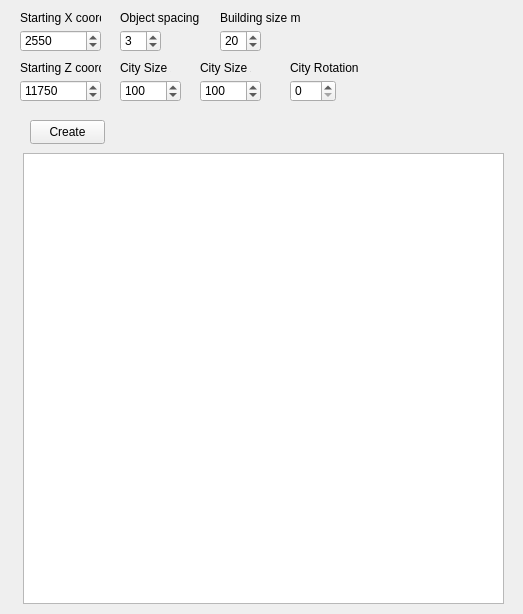
<?xml version="1.0" encoding="UTF-8"?>
<ui version="4.0">
 <class>WidgetClass</class>
 <widget class="QWidget" name="WidgetClass">
  <property name="geometry">
   <rect>
    <x>0</x>
    <y>0</y>
    <width>523</width>
    <height>614</height>
   </rect>
  </property>
  <property name="windowTitle">
   <string>City Creator</string>
  </property>
  <widget class="QPushButton" name="Create">
   <property name="geometry">
    <rect>
     <x>30</x>
     <y>120</y>
     <width>75</width>
     <height>24</height>
    </rect>
   </property>
   <property name="text">
    <string>Create</string>
   </property>
  </widget>
  <widget class="QSpinBox" name="ObjectSpacing">
   <property name="geometry">
    <rect>
     <x>120</x>
     <y>30</y>
     <width>41</width>
     <height>22</height>
    </rect>
   </property>
   <property name="value">
    <number>3</number>
   </property>
  </widget>
  <widget class="QLabel" name="label">
   <property name="geometry">
    <rect>
     <x>120</x>
     <y>10</y>
     <width>81</width>
     <height>16</height>
    </rect>
   </property>
   <property name="text">
    <string>Object spacing m</string>
   </property>
  </widget>
  <widget class="QSpinBox" name="CitySizeX">
   <property name="geometry">
    <rect>
     <x>120</x>
     <y>80</y>
     <width>61</width>
     <height>22</height>
    </rect>
   </property>
   <property name="maximum">
    <number>10000</number>
   </property>
   <property name="value">
    <number>100</number>
   </property>
  </widget>
  <widget class="QLabel" name="label_2">
   <property name="geometry">
    <rect>
     <x>120</x>
     <y>60</y>
     <width>51</width>
     <height>16</height>
    </rect>
   </property>
   <property name="text">
    <string>City Size X</string>
   </property>
  </widget>
  <widget class="QTextEdit" name="textEdit">
   <property name="geometry">
    <rect>
     <x>23</x>
     <y>153</y>
     <width>481</width>
     <height>451</height>
    </rect>
   </property>
  </widget>
  <widget class="QLabel" name="label_3">
   <property name="geometry">
    <rect>
     <x>20</x>
     <y>10</y>
     <width>81</width>
     <height>16</height>
    </rect>
   </property>
   <property name="text">
    <string>Starting X coord</string>
   </property>
  </widget>
  <widget class="QLabel" name="label_4">
   <property name="geometry">
    <rect>
     <x>20</x>
     <y>60</y>
     <width>81</width>
     <height>16</height>
    </rect>
   </property>
   <property name="text">
    <string>Starting Z coord</string>
   </property>
  </widget>
  <widget class="QLabel" name="label_5">
   <property name="geometry">
    <rect>
     <x>200</x>
     <y>60</y>
     <width>51</width>
     <height>16</height>
    </rect>
   </property>
   <property name="text">
    <string>City Size Z</string>
   </property>
  </widget>
  <widget class="QSpinBox" name="CitySizeZ">
   <property name="geometry">
    <rect>
     <x>200</x>
     <y>80</y>
     <width>61</width>
     <height>22</height>
    </rect>
   </property>
   <property name="maximum">
    <number>10000</number>
   </property>
   <property name="value">
    <number>100</number>
   </property>
  </widget>
  <widget class="QSpinBox" name="XCoord">
   <property name="geometry">
    <rect>
     <x>20</x>
     <y>30</y>
     <width>81</width>
     <height>22</height>
    </rect>
   </property>
   <property name="maximum">
    <number>512000</number>
   </property>
   <property name="value">
    <number>2550</number>
   </property>
  </widget>
  <widget class="QSpinBox" name="ZCoord">
   <property name="geometry">
    <rect>
     <x>20</x>
     <y>80</y>
     <width>81</width>
     <height>22</height>
    </rect>
   </property>
   <property name="maximum">
    <number>512000</number>
   </property>
   <property name="value">
    <number>11750</number>
   </property>
  </widget>
  <widget class="QLabel" name="label_6">
   <property name="geometry">
    <rect>
     <x>220</x>
     <y>10</y>
     <width>81</width>
     <height>16</height>
    </rect>
   </property>
   <property name="text">
    <string>Building size m</string>
   </property>
  </widget>
  <widget class="QSpinBox" name="BuildingSize">
   <property name="geometry">
    <rect>
     <x>220</x>
     <y>30</y>
     <width>41</width>
     <height>22</height>
    </rect>
   </property>
   <property name="value">
    <number>20</number>
   </property>
  </widget>
  <widget class="QSpinBox" name="City_Rotation">
   <property name="geometry">
    <rect>
     <x>290</x>
     <y>80</y>
     <width>46</width>
     <height>22</height>
    </rect>
   </property>
  </widget>
  <widget class="QLabel" name="label_7">
   <property name="geometry">
    <rect>
     <x>290</x>
     <y>60</y>
     <width>71</width>
     <height>16</height>
    </rect>
   </property>
   <property name="text">
    <string>City Rotation</string>
   </property>
  </widget>
 </widget>
 <layoutdefault spacing="6" margin="11"/>
 <resources/>
 <connections/>
</ui>
